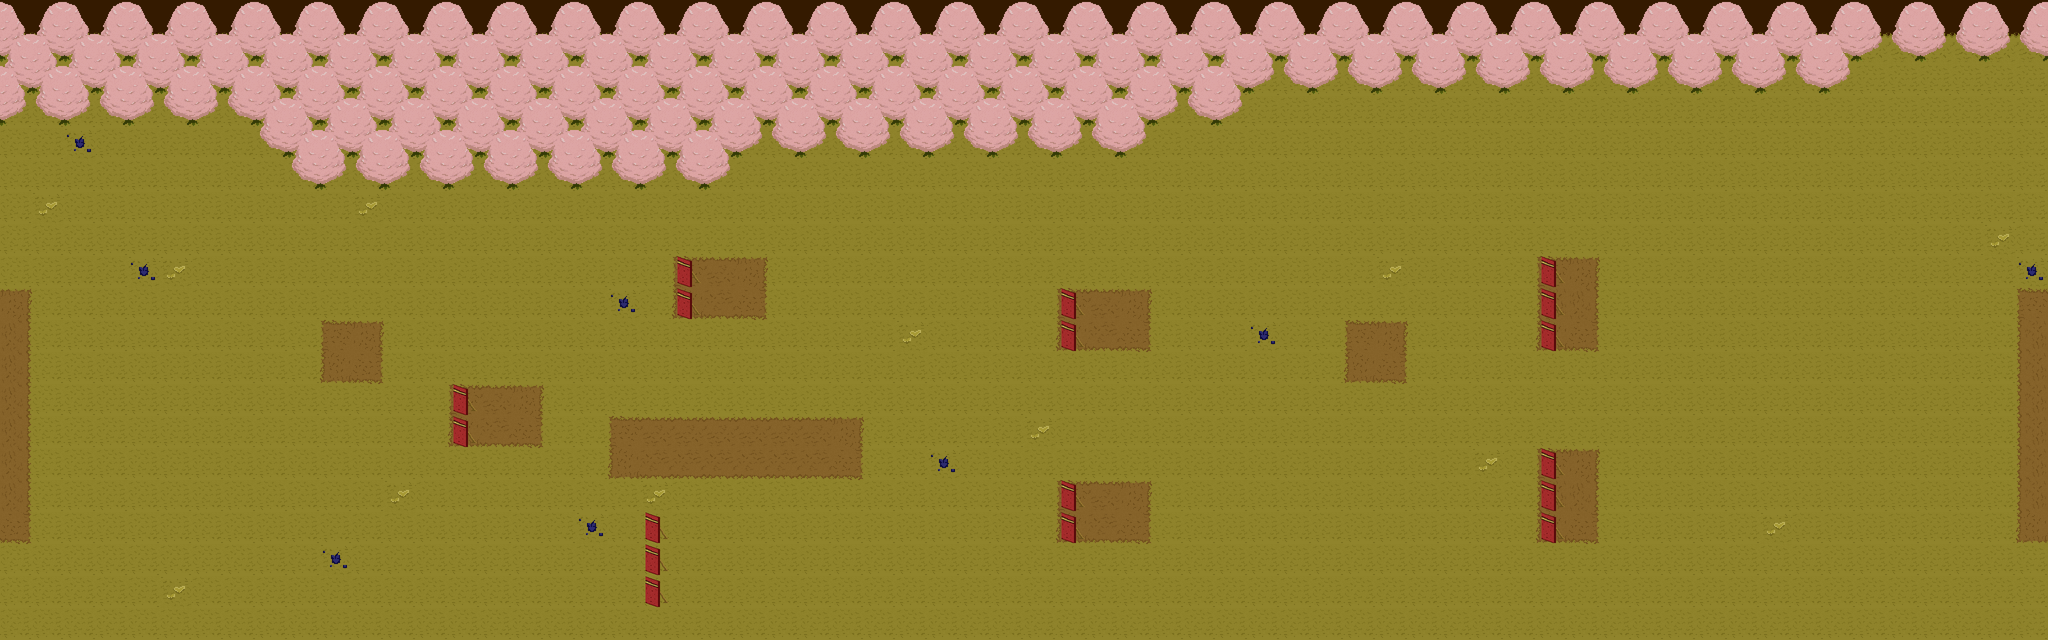

A level layout from a 2D game, rendered from its tile map. Below: a short description, then the map file with tile-grid data replaced by summaries:
An orthogonal 64x20 tile map with 64x64 px tiles, 10 tile layers (dirtLayer, grassLayer, patchLayer, flowerLayer, ...) and 14 objects (Left, Right, enemy01, enemy02, enemy03, ...).

<map version="1.4" tiledversion="1.4.3" orientation="orthogonal" renderorder="right-down" width="64" height="20" tilewidth="64" tileheight="64" infinite="0" nextlayerid="12" nextobjectid="20">
 <editorsettings>
  <export target="Level2.json" format="json" />
 </editorsettings>
 <tileset firstgid="1" name="Map2" tilewidth="64" tileheight="64" tilecount="16" columns="4">
  <image source="Map2.png" width="256" height="256" />
  <tile id="0">
   <properties>
    <property name="tree" type="bool" value="true" />
   </properties>
  </tile>
  <tile id="1">
   <properties>
    <property name="tree" type="bool" value="true" />
   </properties>
  </tile>
  <tile id="4">
   <properties>
    <property name="tree" type="bool" value="true" />
   </properties>
  </tile>
  <tile id="5">
   <properties>
    <property name="tree" type="bool" value="true" />
   </properties>
  </tile>
  <tile id="15">
   <properties>
    <property name="shield" type="bool" value="true" />
   </properties>
  </tile>
 </tileset>
 <layer id="1" name="dirtLayer" width="64" height="20">
  <data>[1280 cells, 1280 non-empty, 1 distinct tile ids]</data>
 </layer>
 <layer id="2" name="grassLayer" width="64" height="20">
  <data>[1280 cells, 1216 non-empty, 2 distinct tile ids]</data>
 </layer>
 <layer id="3" name="patchLayer" width="64" height="20">
  <data>[1280 cells, 76 non-empty, 6 distinct tile ids]</data>
 </layer>
 <layer id="4" name="flowerLayer" width="64" height="20">
  <data>[1280 cells, 20 non-empty, 2 distinct tile ids]</data>
 </layer>
 <layer id="5" name="shieldLayer" width="64" height="20">
  <data>[1280 cells, 17 non-empty, 1 distinct tile ids]</data>
 </layer>
 <layer id="6" name="treeLayer1" width="64" height="20">
  <data>[1280 cells, 128 non-empty, 4 distinct tile ids]</data>
 </layer>
 <layer id="7" name="treeLayer2" width="64" height="20">
  <data>[1280 cells, 116 non-empty, 4 distinct tile ids]</data>
 </layer>
 <layer id="8" name="treeLayer3" width="64" height="20">
  <data>[1280 cells, 78 non-empty, 4 distinct tile ids]</data>
 </layer>
 <layer id="9" name="treeLayer4" width="64" height="20">
  <data>[1280 cells, 56 non-empty, 4 distinct tile ids]</data>
 </layer>
 <layer id="10" name="treeLayer5" width="64" height="20">
  <data>[1280 cells, 28 non-empty, 4 distinct tile ids]</data>
 </layer>
 <objectgroup id="11" name="objectLayer">
  <object id="1" name="Left" x="0" y="574" width="62" height="514" />
  <object id="2" name="Right" x="4032" y="574" width="63" height="513" />
  <object id="3" name="enemy01" x="768" y="572">
   <point />
  </object>
  <object id="4" name="enemy02" x="769.333" y="761.333">
   <point />
  </object>
  <object id="5" name="enemy03" x="768" y="957.333">
   <point />
  </object>
  <object id="6" name="startPoint" x="159" y="797">
   <point />
  </object>
  <object id="8" name="enemy04" x="769" y="1088">
   <point />
  </object>
  <object id="10" name="enemy05" x="1052" y="699">
   <point />
  </object>
  <object id="11" name="enemy06" x="1546" y="446">
   <point />
  </object>
  <object id="12" name="enemy07" x="1537.33" y="937.333">
   <point />
  </object>
  <object id="13" name="enemy08" x="2256" y="496">
   <point />
  </object>
  <object id="14" name="enemy09" x="2242.67" y="894.667">
   <point />
  </object>
  <object id="18" name="enemy10" x="3200" y="576">
   <point />
  </object>
  <object id="19" name="enemy11" x="3264" y="960">
   <point />
  </object>
 </objectgroup>
</map>
